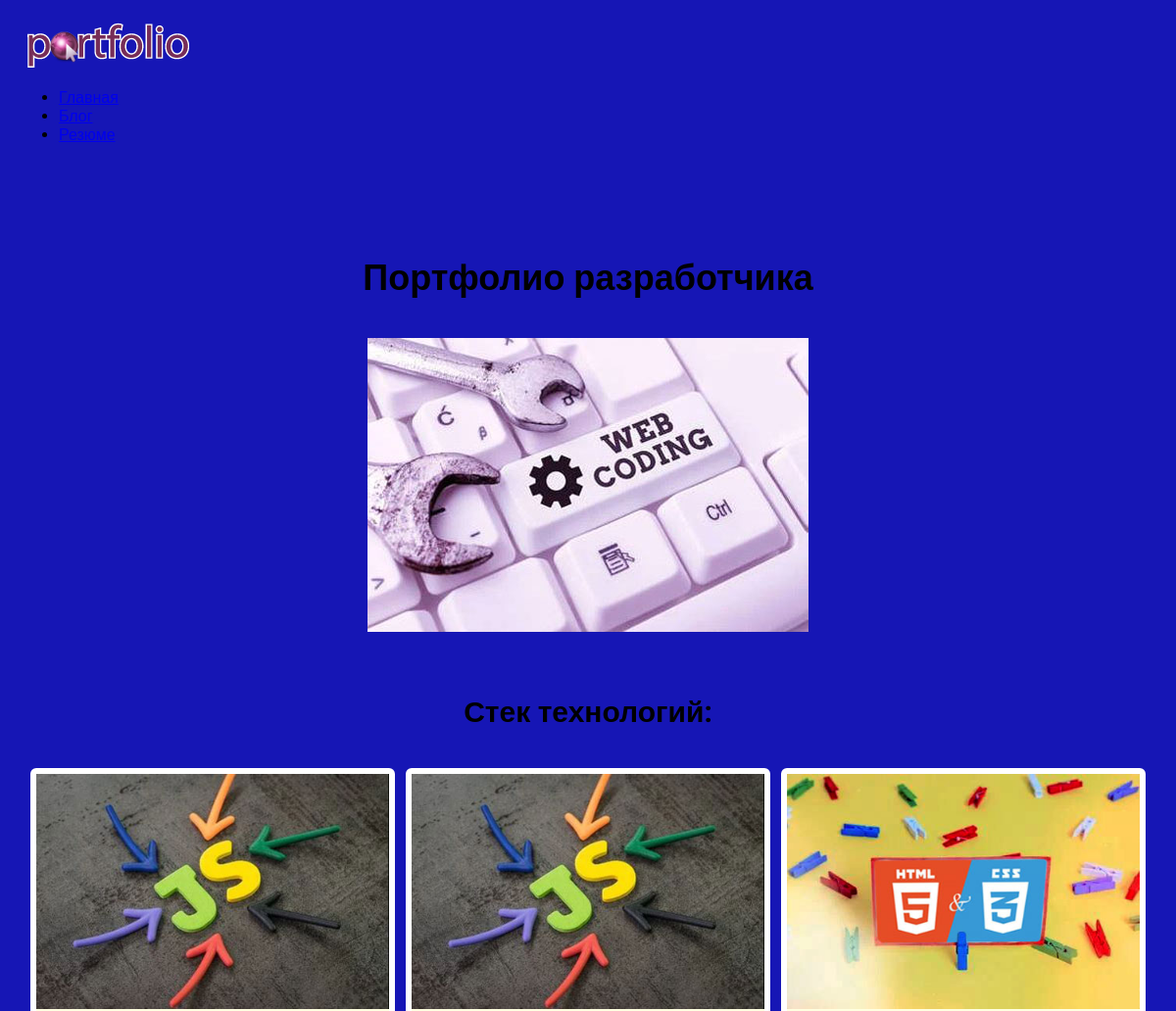
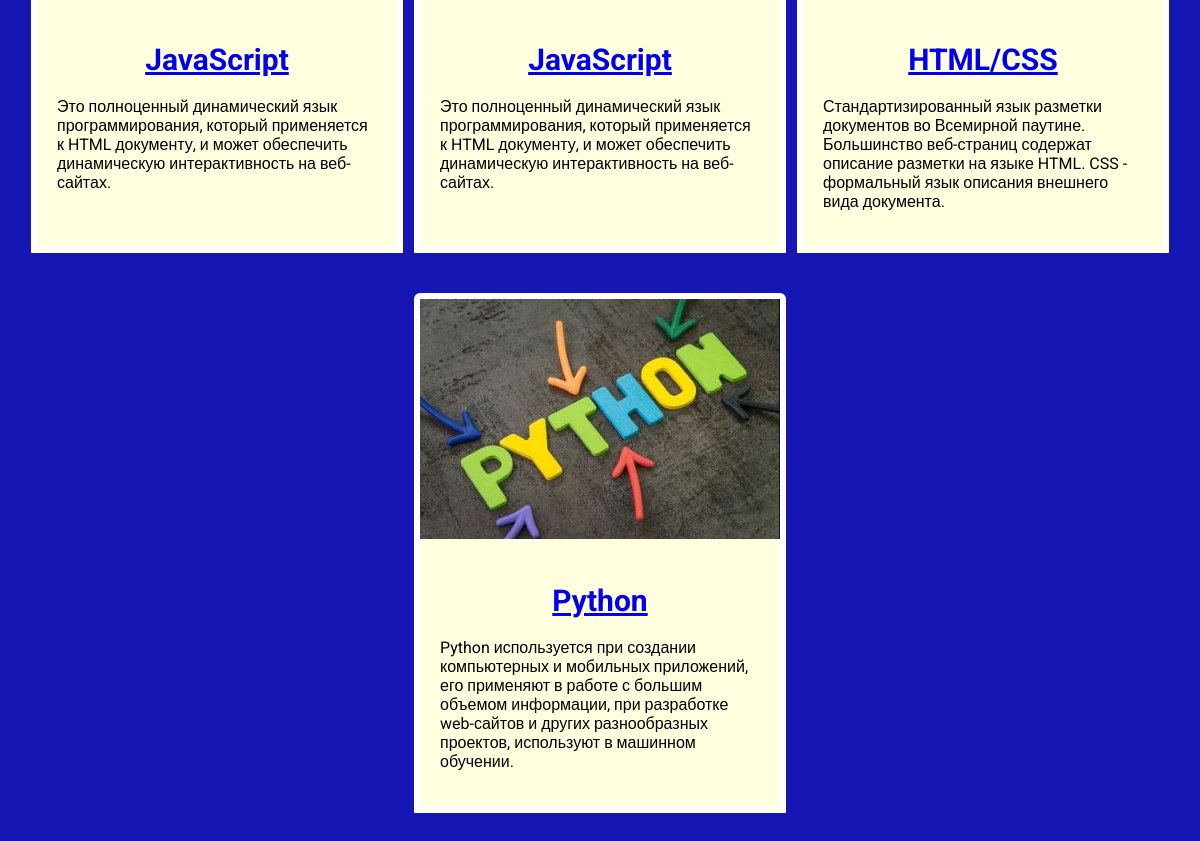
The page / on the database its author committed (2 pictures, top to bottom).
### skills/models.py (models this page shows, shortened)
class Skills(models.Model):
    title = models.CharField(max_length=100)
    description = models.CharField(max_length=250)
    image = models.ImageField(upload_to='skills/images/')
    url = models.URLField(blank=True)

### skills/views.py (the view)
# urls.py: path('', views.index, name='index'),
def index(request):
    projects = Skills.objects.all()
    return render(request, 'skills/index.html', {"projects": projects})

### skills/templates/skills/index.html
{% extends 'skills/base.html' %}
{% load static %}
{% block content %}
<h1>Портфолио разработчика</h1>
<div class="img">
    <img src="{% static 'skills/wc.jpg' %}" alt="">
</div>
<h2>Стек технологий:</h2>
<div class="block">
    {% for project in projects %}
    <div class="element">
        <div>
            <img src="{{ project.image.url }}" alt="">
        </div>
        <div class="text">
            <h2><a href="{{ project.url }}" target="_blank">{{ project.title }}</a></h2>
            <p>{{ project.description }}</p>
        </div>
    </div>
    {% endfor %}
</div>
{% endblock %}

### skills/templates/skills/base.html (shortened to what this page needs)
<!DOCTYPE html>
{% load static %}
<html lang="en">
<head>
    <link rel="stylesheet" href="{% static 'css/style.css' %}">
</head>
<body>
<div class="menu">
    <div class="wrap">
        <div class="logo">
            <a href="{% url 'index' %}">
                <img src="{% static 'skills/logo.png' %}" alt="">
            </a>
        </div>
        <ul>
            <li><a href="{% url 'index' %}">Главная</a></li>
            <li><a href="{% url 'blogs' %}">Блог</a></li>
            <li><a href="{% static 'skills/resume.pdf' %}" target="_blank">Резюме</a></li>
        </ul>
    </div>
</div>
<div class="content">
    <div class="wrap">
        {% block content %}
        {% endblock %}
    </div>
</div>
</body>
</html>

### skills/static/css/style.css (style rules this page uses)
body { background: #1616b5; padding: 0; margin: 0; font-family: "Roboto", sans-serif; }
.wrap { max-width: 1200px; margin: 0 auto; padding: 20px; box-sizing: border-box; }
.block { display: flex; flex-wrap: wrap; justify-content: space-evenly; margin-bottom: 60px; }
.text { width: 360px; padding: 20px; box-sizing: border-box; }
.element { border-radius: 6px 6px 0 0; }
.element, .count { background: lightyellow; border: 6px solid #FFF; margin: 20px 0; }
.block img { max-width: 360px; }
.content h1 { text-align: center; margin: 60px 0 40px; font-size: 36px; }
.img + h2, .text h2 { text-align: center; margin: 20px 0; font-size: 30px; }

### rows shown on the page
Skills: image (picture), title "JavaScript", description "Это полноценный динамический язык программирования, который применяется к HTML документу, и может обеспечить динамическую интерактивность на веб-сайтах."
Skills: image (picture), title "JavaScript", description "Это полноценный динамический язык программирования, который применяется к HTML документу, и может обеспечить динамическую интерактивность на веб-сайтах."
Skills: image (picture), title "HTML/CSS", description "Стандартизированный язык разметки документов во Всемирной паутине. Большинство веб-страниц содержат описание разметки на языке HTML. CSS - формальный язык описания внешнего вида документа."
Skills: image (picture), title "Python", description "Python используется при создании компьютерных и мобильных приложений, его применяют в работе с большим объемом информации, при разработке web-сайтов и других разнообразных проектов, используют в машинном обучении."
